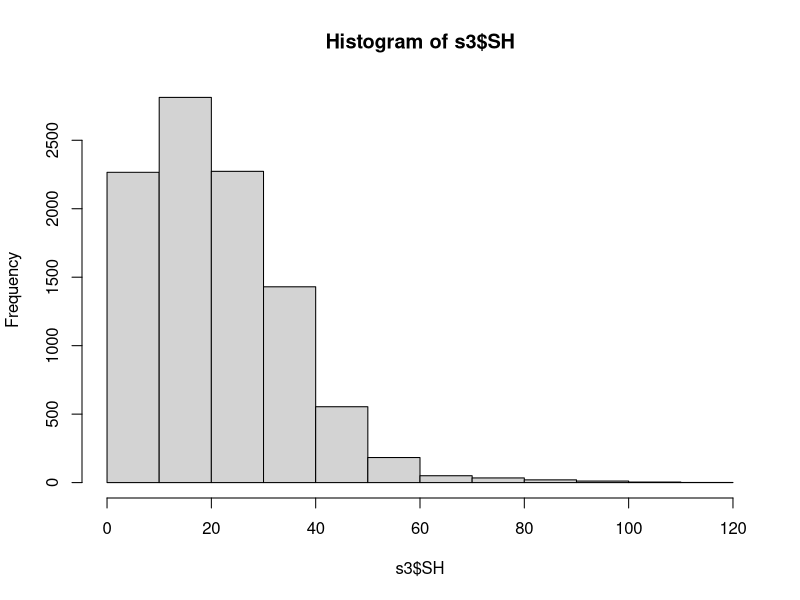

Recreate this plot in R. (Note: this script raises an error after producing the figure.)
#This reads in the 2022 Apalach data from matt davis from two different tabs
#one is the shell heights and the other are the counts
#need to calculate the proportion of the different size categories and apply those proportions to the counts


library(readxl)
library(tidyverse)
library(dplyr)
library(reshape)
library(ggplot2)
library(lubridate)

SH <- read_excel("AB_ShellBudget_FSU.xlsx", sheet = "SHs", col_types = c("numeric", 
"date", "text", "text", "numeric","text", "numeric"))


#SH <- read_excel("AB_ShellBudget_FSU.xlsx",sheet = "SHs", range = "A1370:J1669")

Counts <-  read_excel("AB_ShellBudget_FSU.xlsx", sheet = "Counts")

#now start cleaning SH first

names(SH)

s2 <- SH
str(s2)

names(s2)


names(s2)[3] <- "StationName"


s2$SH[s2$SH == ""] <-NA

#now make SH a number
s2$SH <- as.numeric(s2$SH)

#work on date

s3 <- s2 %>%
  mutate(Year = year(s2$Date),
         Month = month(s2$Date),
         Day = day(s2$Date))
        
s3<- subset(s3, s3$Year == "2022")

str(s3)


###
#add period

s3$Period <- NA
firstyear <- 2015
endyear <- max(s3$Year)

years <- sort(rep(firstyear:endyear, times = 1, each = 2))

for(i in unique(years)){
  y <- i #year
  p <- which(years == i) #period number - 2010 = 1 and 2, 2014 = 3 and 4, and so forth.
  for(j in 1:nrow(s3)){
    if(s3$Year[j] == y & s3$Month[j] > 3 & s3$Month[j] < 10) s3$Period[j] = p[1] #year i months 4-9
    if(s3$Year[j] == y & s3$Month[j] > 9) s3$Period[j] = p[2] #year i months 10-12
    if(s3$Year[j] == y+1 & s3$Month[j] < 4) s3$Period[j] = p[2] #year i+1 months 1-3
  }
}

s3$Season <- "Winter"
s3$Season[s3$Period == 1 | s3$Period == 3 | s3$Period == 5 | s3$Period == 7 | s3$Period == 9| s3$Period == 14| s3$Period == 13| s3$Period == 15] <- "Summer"

####

names(s3)

unique(s3$Period)

table(s3$Period,s3$Month)
table(s3$Period,s3$Season)

num_spat<-length(s3$SH[s3$SH<26])
num_total<-length(s3$SH)

proportion_spat<-num_spat/num_total

########
####SPAT######
p14<- subset(s3, s3$Period == 14)
num_spat_p14<-length(p14$SH[p14$SH<26])
num_total_p14<-length(p14$SH)
proportion_spat_p14<-num_spat_p14/num_total_p14
#0.78 spat

p15 <- subset(s3, s3$Period == 15)
num_spat_p15<-length(p15$SH[p15$SH<26])
num_total_p15<-length(p15$SH)
proportion_spat_p15<-num_spat_p15/num_total_p15
#0.47 spat



hist(s3$SH)

###SEED
#seed are done using dplyr, so different than seed or legal 

num_seed_p14<-length(subset(p14$SH, p14$SH>=26 & p14$SH<76))
num_total_p14<-length(p14$SH)
proportion_seed_p14<-num_seed_p14/num_total_p14
#0.22 seed

num_seed_p15<-length(subset(p15$SH, p15$SH>=26 & p15$SH<76))
num_total_p15<-length(p15$SH)
proportion_seed_p15<-num_seed_p15/num_total_p15
#0.52 seed

####Legal######
num_Legal_p14<-length(subset(p14$SH, p14$SH>=76))
num_total_p14<-length(p14$SH)
proportion_legal_p14<-num_Legal_p14/num_total_p14
#0.002 Legal

num_Legal_p15<-length(subset(p15$SH, p15$SH>=76))
num_total_p15<-length(p15$SH)
proportion_legal_p15<-num_Legal_p15/num_total_p15
#0.009 Legal


###now clean counts

c1<-Counts

names(c1)
names(c1)[5] <- "StationName"
names(c1)[7] <- "Quadrat_live"
names(c1)[8] <- "Quadrat_dead"
names(c1)[9] <- "Volume_L"
names(c1)[10] <- "Weight_kg"
names(c1)[14] <- "Number_drills"

str(c1)

unique(c1$Quadrat)


###
#add period

c2 <-c1 %>%
  mutate(Year = year(c2$Date),
         Month = month(c2$Date),
         Day = day(c2$Date))

c2$Period <- NA
firstyear <- 2015
endyear <- max(c2$Year)

years <- sort(rep(firstyear:endyear, times = 1, each = 2))

for(i in unique(years)){
  y <- i #year
  p <- which(years == i) #period number - 2010 = 1 and 2, 2014 = 3 and 4, and so forth.
  for(j in 1:nrow(c2)){
    if(c2$Year[j] == y & c2$Month[j] > 3 & c2$Month[j] < 10) c2$Period[j] = p[1] #year i months 4-9
    if(c2$Year[j] == y & c2$Month[j] > 9) c2$Period[j] = p[2] #year i months 10-12
    if(c2$Year[j] == y+1 & c2$Month[j] < 4) c2$Period[j] = p[2] #year i+1 months 1-3
  }
}

c2$Season <- "Winter"
c2$Season[c2$Period == 1 | c2$Period == 3 | c2$Period == 5 | c2$Period == 7 | c2$Period == 9| c2$Period == 14| c2$Period == 13] <- "Summer"

####

names(s3)
names(c2)


#subset the columns to the ones you want to work with
c3 <- c2 %>% 
  dplyr::select("Survey","Site","Station","StationName","Quadrat"
                ,"Quadrat_live","Quadrat_dead","Weight_kg",
                "Number_drills","Month","Day","Year","Period","Season")

unique(c3$Period)


c3$Spatprop <-0.99
c3$Spatprop[c3$Period ==14] <-proportion_spat_p14
c3$Spatprop[c3$Period ==12] <-proportion_spat_p12
c3$Spatprop[c3$Period ==13] <-proportion_spat_p13

c3$Seedprop <-0.99
c3$Seedprop[c3$Period ==14] <-proportion_seed_p14
c3$Seedprop[c3$Period ==12] <-proportion_seed_p12
c3$Seedprop[c3$Period ==13] <-proportion_seed_p13

c3$Legalprop <-0.99
c3$Legalprop[c3$Period ==14] <-proportion_legal_p14
c3$Legalprop[c3$Period ==12] <-proportion_legal_p12
c3$Legalprop[c3$Period ==13] <-proportion_legal_p13

##next you need to take these proportions and apply them to the total counts in each period
#this is how you did it in the FWC "random" for random effects file


# 
# #now multiply these proportions * the Quadrat_live
# #round it so there are no fractions of oysters
# #and convert to integer
c3$TotalSpat <-as.integer(round((c3$Quadrat_live * c3$Spatprop),0))
c3$TotalSeed <-as.integer(round((c3$Quadrat_live * c3$Seedprop),0))
c3$TotalLegal <-as.integer(round((c3$Quadrat_live * c3$Legalprop),0))

# 

#subset the columns to the ones you want to work with
c4 <- c3 %>% 
  dplyr::select("Survey","Site","Station","StationName","Quadrat"
                ,"TotalSpat","TotalSeed","TotalLegal","Weight_kg",
                "Number_drills","Month","Day","Year","Period","Season")



write.table(c4, file = "~/Git/AB_DEP/FWC_2021_to_merge.csv", row.names = FALSE,col.names = TRUE,sep = ",")
